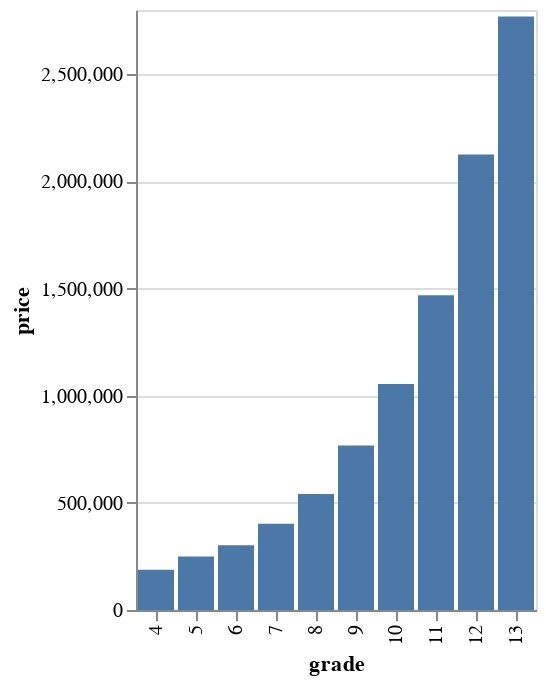

Notebook source saved alongside this figure:
### Markdown cell above
### **Grade**

### Code cell
sorted = house_data['grade'].sort_values()
sorted.value_counts()

import altair as alt

# Calculate the average price for each grade
average_price_by_grade = house_data.groupby('grade')['price'].mean().reset_index()

# Create the bar graph using Altair
bar_chart = alt.Chart(average_price_by_grade).mark_bar().encode(
    x='grade:O',
    y='price:Q'
)

# Display the bar chart
bar_chart

### Figure 1 — Vega-Lite specification as saved in the notebook (floating-point values rounded to 4 significant figures)
{"config": {"view": {"continuousWidth": 400, "continuousHeight": 300}}, "data": {"name": "data-91729d66eade15d9e3872e6e7e3b0a00"}, "mark": "bar", "encoding": {"x": {"field": "grade", "type": "ordinal"}, "y": {"field": "price", "type": "quantitative"}}, "$schema": "https://vega.github.io/schema/vega-lite/v4.17.0.json", "datasets": {"data-91729d66eade15d9e3872e6e7e3b0a00": [{"grade": 4, "price": 187900.0}, {"grade": 5, "price": 249400.0}, {"grade": 6, "price": 302700.0}, {"grade": 7, "price": 402500.0}, {"grade": 8, "price": 540800.0}, {"grade": 9, "price": 767600.0}, {"grade": 10, "price": 1055000.0}, {"grade": 11, "price": 1468000.0}, {"grade": 12, "price": 2125000.0}, {"grade": 13, "price": 2770000.0}]}}
